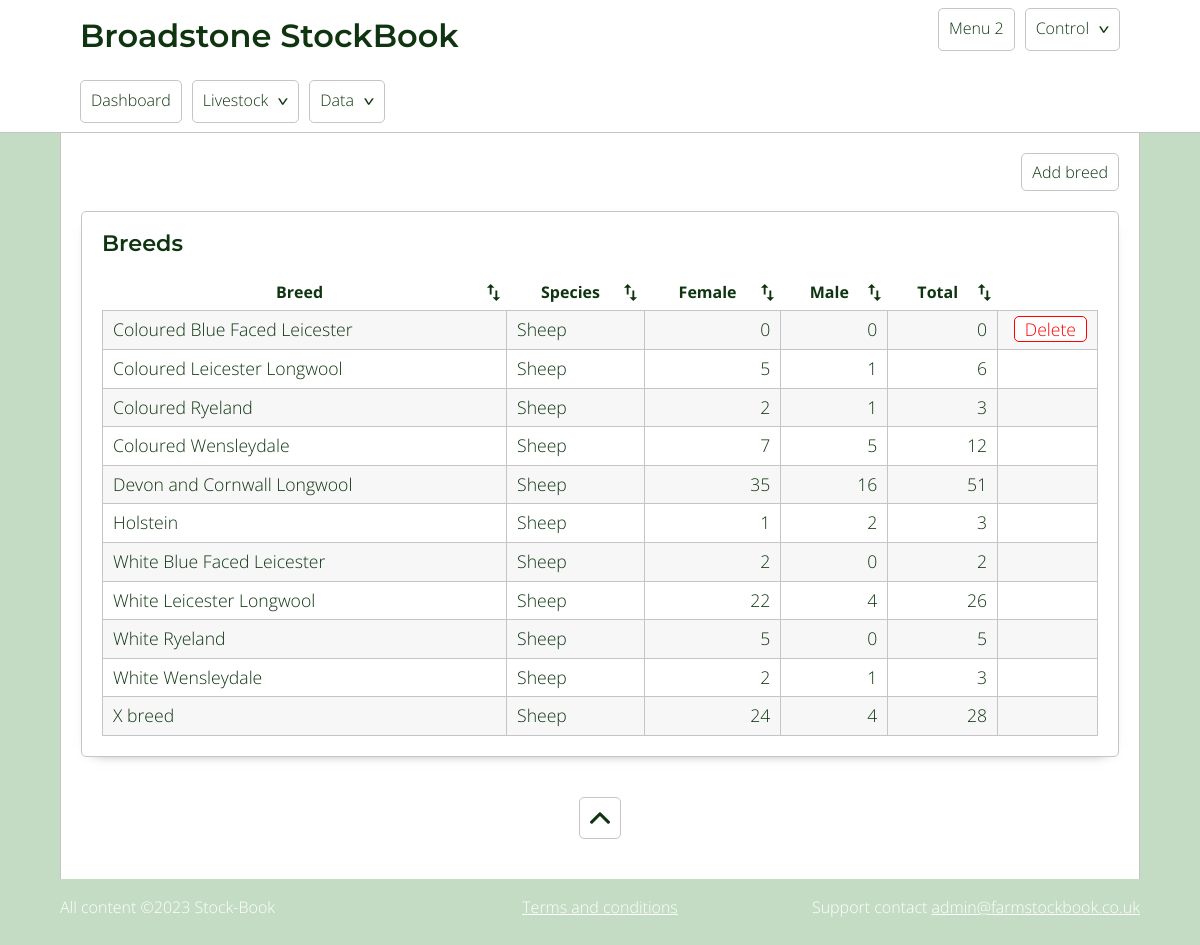
The app's page /breeds.php, older data.
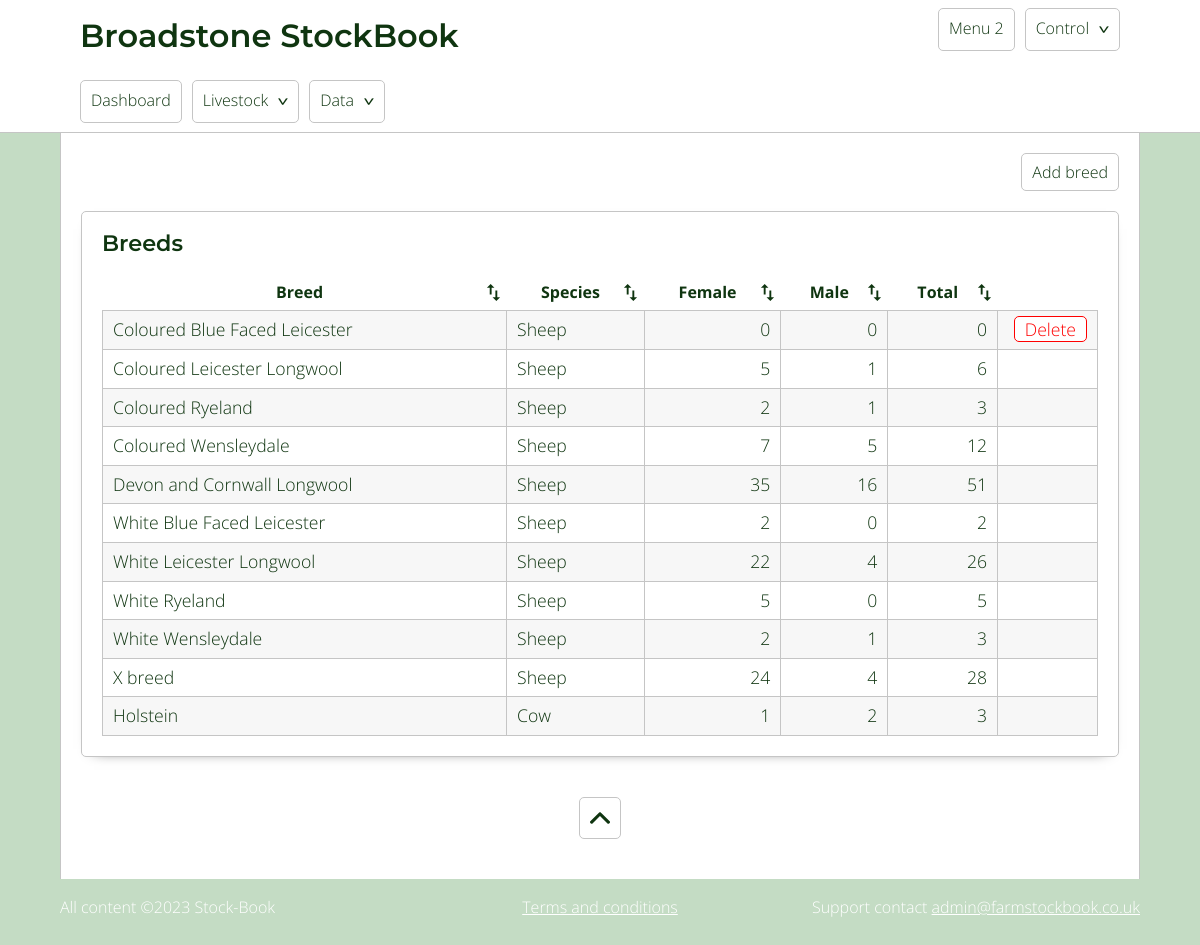
The same page, newer data.
### tables this page shows
CREATE TABLE `breed` (
  `id` int(11) NOT NULL,
  `breed_name` varchar(500) NOT NULL,
  `species` int(11) NOT NULL DEFAULT 1,
  `notes` text DEFAULT NULL,
  `active` tinyint(1) NOT NULL DEFAULT 1
);

CREATE TABLE `species` (
  `id` int(11) NOT NULL,
  `species` varchar(255) NOT NULL,
  `notes` text NOT NULL
);

### includes/classes/Db.class.php (called while the page is built, shortened)
<?php
    class Db{
            private $db_servername = "localhost";
            private $db_username = "flockbook";
            private $db_password = "flockbook";
            private $db_dbName = "fb_redesign";
            protected function connect(){
                $pdo = new PDO("mysql:host=$this->db_servername;dbname=$this->db_dbName", $this->db_username, $this->db_password);
                $pdo -> setAttribute(PDO::ATTR_ERRMODE, PDO::ERRMODE_EXCEPTION);
                return self::$conn = $pdo;
            }
    }
?>

### includes/classes/Breeds.class.php (the view, shortened to what this page needs)
<?php
    class Breeds extends Db{
            public function breedCard($edit){
                $query = "  SELECT *
                            FROM breed
                            ORDER BY species,breed_name";
                    $sql = self::$conn -> prepare($query);
                    $sql -> execute();
                    echo "  <table class='sortable simple_breed_table'>
                                <tr>
                                    <th>Breed</th>
                                    <th>Species</th>
                                    <th>Female</th>
                                    <th>Male</th>
                                    <th>Total</th>
                                    <th class='delete_col no_sort'></th>
                                </tr>";
                    while( $row = $sql -> fetch() ){
                        $data_tag = $edit ? "data-id = '$row[id]' class='js-view'" : '';
                        $species = $this -> getSpecies($row['species']);
                        $breedCount_female = $this -> countBreed($row['id'],2);
                        $breedCount_male = $this -> countBreed($row['id'],1);
                        $breedCount_total = $breedCount_female + $breedCount_male;
                        if( $breedCount_total === 0 ){
                            $edit_cell = "<td><a class='js-delete delete_link' data-id='$row[id]' data-deletetype='breed'>Delete</a></td>";
                        }else{
                            $edit_cell = '<td></td>';
                        }
                        echo "  <tr $data_tag>
                                    <td class='left'>$row[breed_name]</td>
                                    <td class='left'>$species</td>
                                    <td>$breedCount_female</td>
                                    <td>$breedCount_male</td>
                                    <td>$breedCount_total</td>
                                    $edit_cell
                                </tr>";
                    }
                    echo "  </table>";
            }
            public function getSpecies($id){
                $query = "SELECT species FROM species WHERE :id = id";
                    $sql = self::$conn -> prepare($query);
                    $sql -> bindParam(':id', $id);
                    $sql -> execute();
                    $row = $sql -> fetch();
                    return $row['species'];
            }
            public function countBreed($breed, $gender){
                $query = "  SELECT COUNT(id) AS breedCount
                            FROM livestock
                            WHERE :breed = breed AND :gender = gender
                                    AND date_of_death IS null
                                    AND date_of_sale IS null
                                    AND deleted = 0";
                    $sql = self::$conn -> prepare($query);
                    $sql -> bindParam(':breed', $breed);
                    $sql -> bindParam(':gender', $gender);
                    $sql -> execute();
                    $row = $sql -> fetch();
                    return $row['breedCount'];
            }
    }
?>

Row changes from the older to the newer data that the page shows:
changed breed "Holstein": species.species "Sheep" → "Cow"; moves down the list
